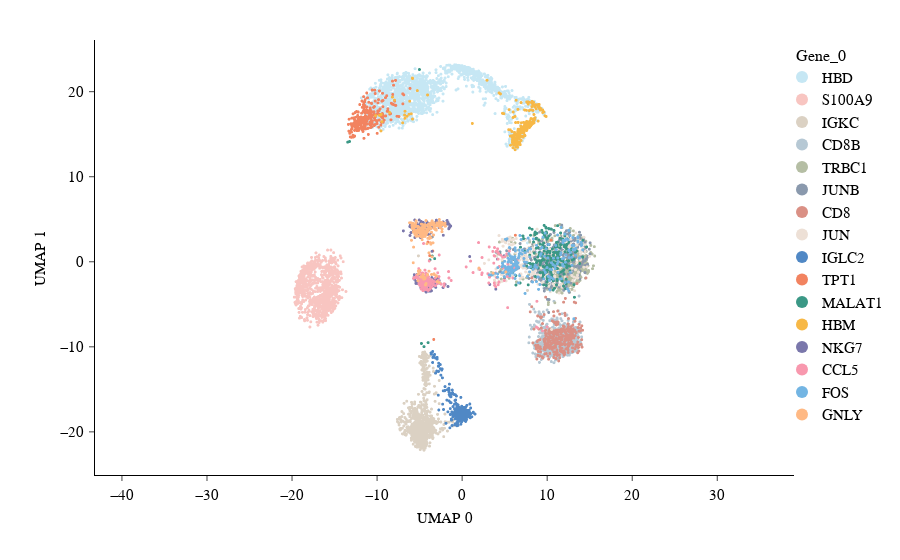

Notebook cell for this chart:
### Markdown cell above
### Embedding labeled by top gene contributor

### Code cell
# | code-fold: true
# | label: fig-umap-plot-genes
# | layout-ncol: 1
# | fig-cap: "The PyTorch UMAP embedding colored by top geen feature, showing that some cell types have regions with different top gene contributors, and some top gene contributors extend across type divisons."
#plotly UMAP embedding colored by top gene features

plot_interactive(
    reducer, 
    adata_final,
    groupby=GROUPBY_KEY,
    color_by='top_gene',
    fit_index=0,
    summary_file=summary_interactive_file if not TRAIN else None
)

### Figure 1 — Plotly figure (JSON) as saved in the notebook; plotly's stock layout.template omitted (floating-point values rounded to 4 significant figures; data arrays with more than 128 entries replaced by an {"elided": "..."} marker saying what was removed)
{"data": [{"customdata": {"elided": "1830x4 str values"}, "hovertemplate": "gene_0=%{customdata[0]}<br>UMAP 0=%{x}<br>UMAP 1=%{y}<br>gene_1=%{customdata[1]}<br>gene_2=%{customdata[2]}<br>cell_type=%{customdata[3]}<extra></extra>", "legendgroup": "HBD", "marker": {"color": "#C6E7F4", "size": 3, "symbol": "circle"}, "mode": "markers", "name": "HBD", "showlegend": true, "type": "scattergl", "x": {"elided": "1830 float values"}, "xaxis": "x", "y": {"elided": "1830 float values"}, "yaxis": "y"}, {"customdata": {"elided": "878x4 str values"}, "hovertemplate": "gene_0=%{customdata[0]}<br>UMAP 0=%{x}<br>UMAP 1=%{y}<br>gene_1=%{customdata[1]}<br>gene_2=%{customdata[2]}<br>cell_type=%{customdata[3]}<extra></extra>", "legendgroup": "S100A9", "marker": {"color": "#F8C5C1", "size": 3, "symbol": "circle"}, "mode": "markers", "name": "S100A9", "showlegend": true, "type": "scattergl", "x": {"elided": "878 float values"}, "xaxis": "x", "y": {"elided": "878 float values"}, "yaxis": "y"}, {"customdata": {"elided": "843x4 str values"}, "hovertemplate": "gene_0=%{customdata[0]}<br>UMAP 0=%{x}<br>UMAP 1=%{y}<br>gene_1=%{customdata[1]}<br>gene_2=%{customdata[2]}<br>cell_type=%{customdata[3]}<extra></extra>", "legendgroup": "IGKC", "marker": {"color": "#DBD1C3", "size": 3, "symbol": "circle"}, "mode": "markers", "name": "IGKC", "showlegend": true, "type": "scattergl", "x": {"elided": "843 float values"}, "xaxis": "x", "y": {"elided": "843 float values"}, "yaxis": "y"}, {"customdata": {"elided": "736x4 str values"}, "hovertemplate": "gene_0=%{customdata[0]}<br>UMAP 0=%{x}<br>UMAP 1=%{y}<br>gene_1=%{customdata[1]}<br>gene_2=%{customdata[2]}<br>cell_type=%{customdata[3]}<extra></extra>", "legendgroup": "CD8B", "marker": {"color": "#B6C8D4", "size": 3, "symbol": "circle"}, "mode": "markers", "name": "CD8B", "showlegend": true, "type": "scattergl", "x": {"elided": "736 float values"}, "xaxis": "x", "y": {"elided": "736 float values"}, "yaxis": "y"}, {"customdata": {"elided": "518x4 str values"}, "hovertemplate": "gene_0=%{customdata[0]}<br>UMAP 0=%{x}<br>UMAP 1=%{y}<br>gene_1=%{customdata[1]}<br>gene_2=%{customdata[2]}<br>cell_type=%{customdata[3]}<extra></extra>", "legendgroup": "TRBC1", "marker": {"color": "#B5BEA4", "size": 3, "symbol": "circle"}, "mode": "markers", "name": "TRBC1", "showlegend": true, "type": "scattergl", "x": {"elided": "518 float values"}, "xaxis": "x", "y": {"elided": "518 float values"}, "yaxis": "y"}, {"customdata": {"elided": "382x4 str values"}, "hovertemplate": "gene_0=%{customdata[0]}<br>UMAP 0=%{x}<br>UMAP 1=%{y}<br>gene_1=%{customdata[1]}<br>gene_2=%{customdata[2]}<br>cell_type=%{customdata[3]}<extra></extra>", "legendgroup": "JUNB", "marker": {"color": "#8A99AD", "size": 3, "symbol": "circle"}, "mode": "markers", "name": "JUNB", "showlegend": true, "type": "scattergl", "x": {"elided": "382 float values"}, "xaxis": "x", "y": {"elided": "382 float values"}, "yaxis": "y"}, {"customdata": {"elided": "321x4 str values"}, "hovertemplate": "gene_0=%{customdata[0]}<br>UMAP 0=%{x}<br>UMAP 1=%{y}<br>gene_1=%{customdata[1]}<br>gene_2=%{customdata[2]}<br>cell_type=%{customdata[3]}<extra></extra>", "legendgroup": "CD8", "marker": {"color": "#DA9085", "size": 3, "symbol": "circle"}, "mode": "markers", "name": "CD8", "showlegend": true, "type": "scattergl", "x": {"elided": "321 float values"}, "xaxis": "x", "y": {"elided": "321 float values"}, "yaxis": "y"}, {"customdata": {"elided": "288x4 str values"}, "hovertemplate": "gene_0=%{customdata[0]}<br>UMAP 0=%{x}<br>UMAP 1=%{y}<br>gene_1=%{customdata[1]}<br>gene_2=%{customdata[2]}<br>cell_type=%{customdata[3]}<extra></extra>", "legendgroup": "JUN", "marker": {"color": "#EDE0D6", "size": 3, "symbol": "circle"}, "mode": "markers", "name": "JUN", "showlegend": true, "type": "scattergl", "x": {"elided": "288 float values"}, "xaxis": "x", "y": {"elided": "288 float values"}, "yaxis": "y"}, {"customdata": {"elided": "269x4 str values"}, "hovertemplate": "gene_0=%{customdata[0]}<br>UMAP 0=%{x}<br>UMAP 1=%{y}<br>gene_1=%{customdata[1]}<br>gene_2=%{customdata[2]}<br>cell_type=%{customdata[3]}<extra></extra>", "legendgroup": "IGLC2", "marker": {"color": "#5088C5", "size": 3, "symbol": "circle"}, "mode": "markers", "name": "IGLC2", "showlegend": true, "type": "scattergl", "x": {"elided": "269 float values"}, "xaxis": "x", "y": {"elided": "269 float values"}, "yaxis": "y"}, {"customdata": {"elided": "248x4 str values"}, "hovertemplate": "gene_0=%{customdata[0]}<br>UMAP 0=%{x}<br>UMAP 1=%{y}<br>gene_1=%{customdata[1]}<br>gene_2=%{customdata[2]}<br>cell_type=%{customdata[3]}<extra></extra>", "legendgroup": "TPT1", "marker": {"color": "#F28360", "size": 3, "symbol": "circle"}, "mode": "markers", "name": "TPT1", "showlegend": true, "type": "scattergl", "x": {"elided": "248 float values"}, "xaxis": "x", "y": {"elided": "248 float values"}, "yaxis": "y"}, {"customdata": {"elided": "241x4 str values"}, "hovertemplate": "gene_0=%{customdata[0]}<br>UMAP 0=%{x}<br>UMAP 1=%{y}<br>gene_1=%{customdata[1]}<br>gene_2=%{customdata[2]}<br>cell_type=%{customdata[3]}<extra></extra>", "legendgroup": "MALAT1", "marker": {"color": "#3B9886", "size": 3, "symbol": "circle"}, "mode": "markers", "name": "MALAT1", "showlegend": true, "type": "scattergl", "x": {"elided": "241 float values"}, "xaxis": "x", "y": {"elided": "241 float values"}, "yaxis": "y"}, {"customdata": {"elided": "233x4 str values"}, "hovertemplate": "gene_0=%{customdata[0]}<br>UMAP 0=%{x}<br>UMAP 1=%{y}<br>gene_1=%{customdata[1]}<br>gene_2=%{customdata[2]}<br>cell_type=%{customdata[3]}<extra></extra>", "legendgroup": "HBM", "marker": {"color": "#F7B846", "size": 3, "symbol": "circle"}, "mode": "markers", "name": "HBM", "showlegend": true, "type": "scattergl", "x": {"elided": "233 float values"}, "xaxis": "x", "y": {"elided": "233 float values"}, "yaxis": "y"}, {"customdata": {"elided": "215x4 str values"}, "hovertemplate": "gene_0=%{customdata[0]}<br>UMAP 0=%{x}<br>UMAP 1=%{y}<br>gene_1=%{customdata[1]}<br>gene_2=%{customdata[2]}<br>cell_type=%{customdata[3]}<extra></extra>", "legendgroup": "NKG7", "marker": {"color": "#7A77AB", "size": 3, "symbol": "circle"}, "mode": "markers", "name": "NKG7", "showlegend": true, "type": "scattergl", "x": {"elided": "215 float values"}, "xaxis": "x", "y": {"elided": "215 float values"}, "yaxis": "y"}, {"customdata": {"elided": "212x4 str values"}, "hovertemplate": "gene_0=%{customdata[0]}<br>UMAP 0=%{x}<br>UMAP 1=%{y}<br>gene_1=%{customdata[1]}<br>gene_2=%{customdata[2]}<br>cell_type=%{customdata[3]}<extra></extra>", "legendgroup": "CCL5", "marker": {"color": "#F898AE", "size": 3, "symbol": "circle"}, "mode": "markers", "name": "CCL5", "showlegend": true, "type": "scattergl", "x": {"elided": "212 float values"}, "xaxis": "x", "y": {"elided": "212 float values"}, "yaxis": "y"}, {"customdata": {"elided": "202x4 str values"}, "hovertemplate": "gene_0=%{customdata[0]}<br>UMAP 0=%{x}<br>UMAP 1=%{y}<br>gene_1=%{customdata[1]}<br>gene_2=%{customdata[2]}<br>cell_type=%{customdata[3]}<extra></extra>", "legendgroup": "FOS", "marker": {"color": "#73B5E3", "size": 3, "symbol": "circle"}, "mode": "markers", "name": "FOS", "showlegend": true, "type": "scattergl", "x": {"elided": "202 float values"}, "xaxis": "x", "y": {"elided": "202 float values"}, "yaxis": "y"}, {"customdata": {"elided": "184x4 str values"}, "hovertemplate": "gene_0=%{customdata[0]}<br>UMAP 0=%{x}<br>UMAP 1=%{y}<br>gene_1=%{customdata[1]}<br>gene_2=%{customdata[2]}<br>cell_type=%{customdata[3]}<extra></extra>", "legendgroup": "GNLY", "marker": {"color": "#FFB984", "size": 3, "symbol": "circle"}, "mode": "markers", "name": "GNLY", "showlegend": true, "type": "scattergl", "x": {"elided": "184 float values"}, "xaxis": "x", "y": {"elided": "184 float values"}, "yaxis": "y"}], "layout": {"autosize": true, "legend": {"itemsizing": "constant", "title": {"text": "Gene_0"}, "tracegroupgap": 0, "x": 1, "xanchor": "left", "y": 1, "yanchor": "top"}, "xaxis": {"anchor": "y", "domain": [0, 1], "tickfont": {"family": "SuisseIntlMono", "size": 14.5}, "tickformat": ",", "title": {"text": "UMAP 0"}}, "yaxis": {"anchor": "x", "domain": [0, 1], "scaleanchor": "x", "tickfont": {"family": "SuisseIntlMono", "size": 14.5}, "tickformat": ",", "title": {"text": "UMAP 1"}}}}
